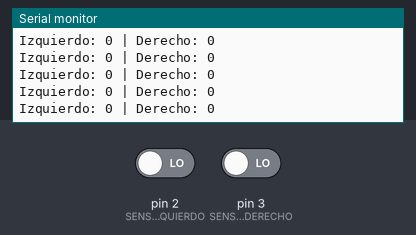
Recording of a sketch running on a simulated Arduino Uno, built with avr-gcc and run on an emulated ATmega328P. Parts: the last lines printed to the serial monitor. Inputs (shaded band) come from the test bench; at power-on: pin 2 (SENSOR_IZQUIERDO) LOW, pin 3 (SENSOR_DERECHO) LOW.

Above: at 1.2 s.
1.3 s: pin 2 (SENSOR_IZQUIERDO) driven HIGH
At 1.63 s:
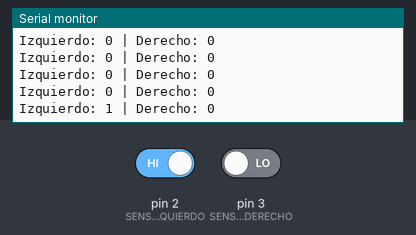
4.3 s: pin 3 (SENSOR_DERECHO) driven HIGH
At 4.63 s:
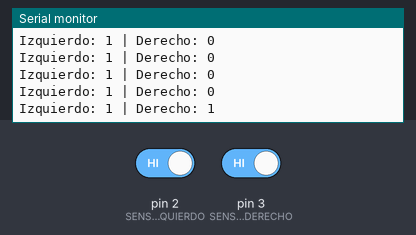
7.3 s: pin 2 (SENSOR_IZQUIERDO) driven LOW
At 7.64 s:
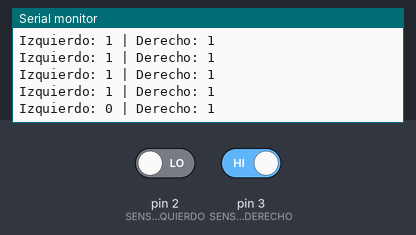

Measured:
- after the input at 1.3 s, the serial monitor: prints a new line after 0.17 s (image 1)
- after the input at 4.3 s, the serial monitor: prints a new line after 0.18 s (image 2)
- after the input at 7.3 s, the serial monitor: prints a new line after 0.18 s (image 3)

The sketch:

Prueba_Sensores.ino
```cpp
// Prueba de dos sensores con salida digital OUT.
// Izquierdo: OUT -> D2. Derecho: OUT -> D3. GND comun.
// Confirmar la tension admitida por los modulos antes de conectar VCC.
// No controla los motores. Monitor serie: 9600 baudios.

const byte SENSOR_IZQUIERDO = 2;
const byte SENSOR_DERECHO = 3;

void setup() {
  pinMode(SENSOR_IZQUIERDO, INPUT);
  pinMode(SENSOR_DERECHO, INPUT);
  Serial.begin(9600);
  Serial.println("Prueba de sensores: 0 y 1 son lecturas sin interpretar.");
  Serial.println("Anota las lecturas sobre blanco y sobre negro.");
}

void loop() {
  int izquierdo = digitalRead(SENSOR_IZQUIERDO);
  int derecho = digitalRead(SENSOR_DERECHO);

  Serial.print("Izquierdo: ");
  Serial.print(izquierdo);
  Serial.print(" | Derecho: ");
  Serial.println(derecho);

  delay(200);
}
```
